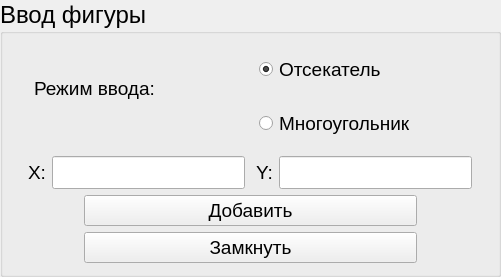
    <widget class="QGroupBox" name="groupBox">
     <property name="font">
      <font>
       <pointsize>18</pointsize>
      </font>
     </property>
     <property name="title">
      <string>Ввод фигуры</string>
     </property>
     <layout class="QVBoxLayout" name="verticalLayout_4">
      <item>
       <layout class="QHBoxLayout" name="horizontalLayout">
        <item>
         <spacer name="horizontalSpacer_9">
          <property name="orientation">
           <enum>Qt::Horizontal</enum>
          </property>
          <property name="sizeType">
           <enum>QSizePolicy::Fixed</enum>
          </property>
          <property name="sizeHint" stdset="0">
           <size>
            <width>20</width>
            <height>20</height>
           </size>
          </property>
         </spacer>
        </item>
        <item>
         <layout class="QVBoxLayout" name="verticalLayout_3">
          <item>
           <spacer name="verticalSpacer_3">
            <property name="orientation">
             <enum>Qt::Vertical</enum>
            </property>
            <property name="sizeType">
             <enum>QSizePolicy::Fixed</enum>
            </property>
            <property name="sizeHint" stdset="0">
             <size>
              <width>20</width>
              <height>32</height>
             </size>
            </property>
           </spacer>
          </item>
          <item>
           <widget class="QLabel" name="label_6">
            <property name="font">
             <font>
              <pointsize>14</pointsize>
             </font>
            </property>
            <property name="text">
             <string>Режим ввода:</string>
            </property>
           </widget>
          </item>
          <item>
           <spacer name="verticalSpacer_4">
            <property name="orientation">
             <enum>Qt::Vertical</enum>
            </property>
            <property name="sizeType">
             <enum>QSizePolicy::Fixed</enum>
            </property>
            <property name="sizeHint" stdset="0">
             <size>
              <width>20</width>
              <height>50</height>
             </size>
            </property>
           </spacer>
          </item>
         </layout>
        </item>
        <item>
         <layout class="QVBoxLayout" name="verticalLayout">
          <property name="spacing">
           <number>0</number>
          </property>
          <item>
           <widget class="QRadioButton" name="clipRadioButton">
            <property name="font">
             <font>
              <pointsize>14</pointsize>
             </font>
            </property>
            <property name="text">
             <string>Отсекатель</string>
            </property>
            <property name="checked">
             <bool>true</bool>
            </property>
           </widget>
          </item>
          <item>
           <spacer name="verticalSpacer">
            <property name="orientation">
             <enum>Qt::Vertical</enum>
            </property>
            <property name="sizeType">
             <enum>QSizePolicy::Fixed</enum>
            </property>
            <property name="sizeHint" stdset="0">
             <size>
              <width>20</width>
              <height>15</height>
             </size>
            </property>
           </spacer>
          </item>
          <item>
           <widget class="QRadioButton" name="figureRadioButton">
            <property name="font">
             <font>
              <pointsize>14</pointsize>
             </font>
            </property>
            <property name="text">
             <string>Многоугольник</string>
            </property>
           </widget>
          </item>
         </layout>
        </item>
        <item>
         <spacer name="horizontalSpacer_13">
          <property name="orientation">
           <enum>Qt::Horizontal</enum>
          </property>
          <property name="sizeType">
           <enum>QSizePolicy::Fixed</enum>
          </property>
          <property name="sizeHint" stdset="0">
           <size>
            <width>10</width>
            <height>20</height>
           </size>
          </property>
         </spacer>
        </item>
       </layout>
      </item>
      <item>
       <layout class="QHBoxLayout" name="horizontalLayout_33">
        <item>
         <spacer name="horizontalSpacer_43">
          <property name="orientation">
           <enum>Qt::Horizontal</enum>
          </property>
          <property name="sizeType">
           <enum>QSizePolicy::Fixed</enum>
          </property>
          <property name="sizeHint" stdset="0">
           <size>
            <width>14</width>
            <height>20</height>
           </size>
          </property>
         </spacer>
        </item>
        <item>
         <layout class="QHBoxLayout" name="horizontalLayout_29">
          <item>
           <widget class="QLabel" name="label_20">
            <property name="sizePolicy">
             <sizepolicy hsizetype="Fixed" vsizetype="Preferred">
              <horstretch>0</horstretch>
              <verstretch>0</verstretch>
             </sizepolicy>
            </property>
            <property name="font">
             <font>
              <pointsize>14</pointsize>
             </font>
            </property>
            <property name="text">
             <string>X:</string>
            </property>
           </widget>
          </item>
          <item>
           <widget class="QLineEdit" name="lineEditX">
            <property name="font">
             <font>
              <pointsize>16</pointsize>
             </font>
            </property>
           </widget>
          </item>
         </layout>
        </item>
        <item>
         <spacer name="horizontalSpacer_68">
          <property name="orientation">
           <enum>Qt::Horizontal</enum>
          </property>
          <property name="sizeType">
           <enum>QSizePolicy::Fixed</enum>
          </property>
          <property name="sizeHint" stdset="0">
           <size>
            <width>5</width>
            <height>20</height>
           </size>
          </property>
         </spacer>
        </item>
        <item>
         <layout class="QHBoxLayout" name="horizontalLayout_34">
          <item>
           <widget class="QLabel" name="label_24">
            <property name="sizePolicy">
             <sizepolicy hsizetype="Fixed" vsizetype="Preferred">
              <horstretch>0</horstretch>
              <verstretch>0</verstretch>
             </sizepolicy>
            </property>
            <property name="font">
             <font>
              <pointsize>14</pointsize>
             </font>
            </property>
            <property name="text">
             <string>Y:</string>
            </property>
           </widget>
          </item>
          <item>
           <widget class="QLineEdit" name="lineEditY">
            <property name="font">
             <font>
              <pointsize>16</pointsize>
             </font>
            </property>
           </widget>
          </item>
         </layout>
        </item>
        <item>
         <spacer name="horizontalSpacer_69">
          <property name="orientation">
           <enum>Qt::Horizontal</enum>
          </property>
          <property name="sizeType">
           <enum>QSizePolicy::Fixed</enum>
          </property>
          <property name="sizeHint" stdset="0">
           <size>
            <width>15</width>
            <height>20</height>
           </size>
          </property>
         </spacer>
        </item>
       </layout>
      </item>
      <item>
       <layout class="QHBoxLayout" name="horizontalLayout_3">
        <item>
         <spacer name="horizontalSpacer_5">
          <property name="orientation">
           <enum>Qt::Horizontal</enum>
          </property>
          <property name="sizeType">
           <enum>QSizePolicy::Fixed</enum>
          </property>
          <property name="sizeHint" stdset="0">
           <size>
            <width>70</width>
            <height>20</height>
           </size>
          </property>
         </spacer>
        </item>
        <item>
         <widget class="QPushButton" name="addButton">
          <property name="font">
           <font>
            <pointsize>14</pointsize>
           </font>
          </property>
          <property name="text">
           <string>Добавить</string>
          </property>
         </widget>
        </item>
        <item>
         <spacer name="horizontalSpacer_27">
          <property name="orientation">
           <enum>Qt::Horizontal</enum>
          </property>
          <property name="sizeType">
           <enum>QSizePolicy::Fixed</enum>
          </property>
          <property name="sizeHint" stdset="0">
           <size>
            <width>70</width>
            <height>20</height>
           </size>
          </property>
         </spacer>
        </item>
       </layout>
      </item>
      <item>
       <layout class="QHBoxLayout" name="horizontalLayout_4">
        <item>
         <spacer name="horizontalSpacer_17">
          <property name="orientation">
           <enum>Qt::Horizontal</enum>
          </property>
          <property name="sizeType">
           <enum>QSizePolicy::Fixed</enum>
          </property>
          <property name="sizeHint" stdset="0">
           <size>
            <width>70</width>
            <height>20</height>
           </size>
          </property>
         </spacer>
        </item>
        <item>
         <widget class="QPushButton" name="finishButton">
          <property name="font">
           <font>
            <pointsize>14</pointsize>
           </font>
          </property>
          <property name="text">
           <string>Замкнуть</string>
          </property>
         </widget>
        </item>
        <item>
         <spacer name="horizontalSpacer_30">
          <property name="orientation">
           <enum>Qt::Horizontal</enum>
          </property>
          <property name="sizeType">
           <enum>QSizePolicy::Fixed</enum>
          </property>
          <property name="sizeHint" stdset="0">
           <size>
            <width>70</width>
            <height>20</height>
           </size>
          </property>
         </spacer>
        </item>
       </layout>
      </item>
     </layout>
    </widget>
